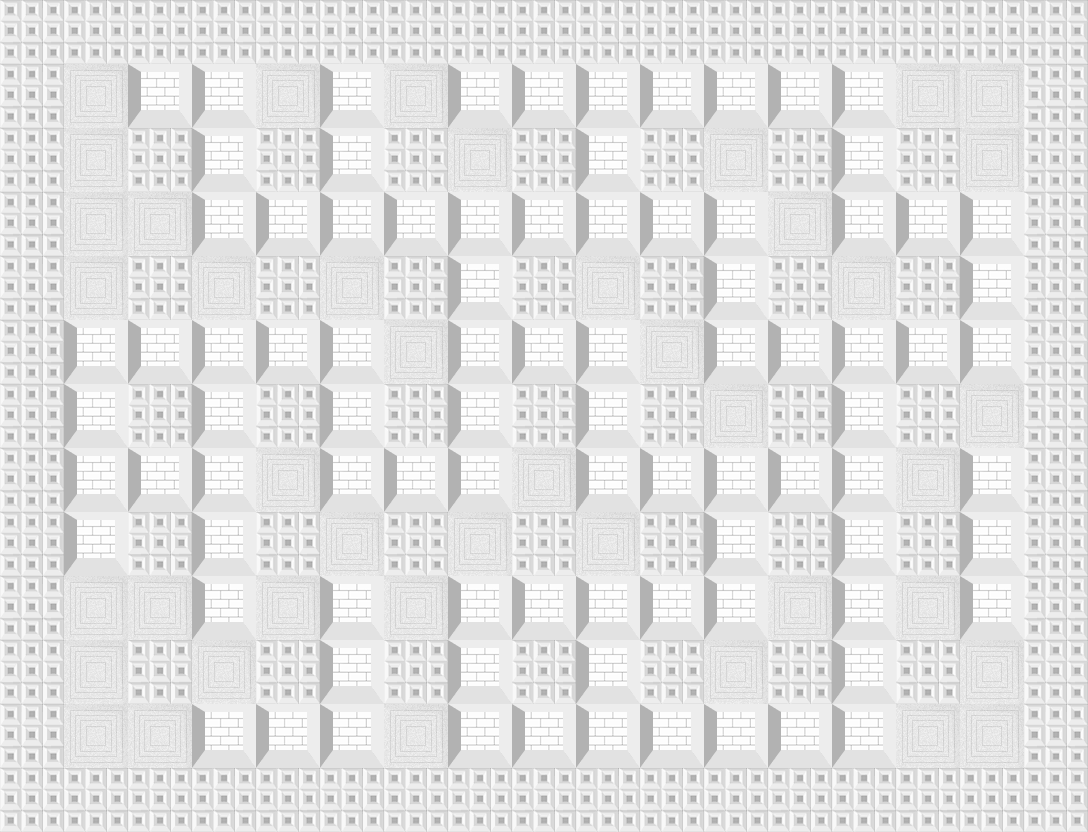

Below is a game level as drawn by its tile map, then a one-line description and the .tmx that defines it (tile-layer data replaced by summaries):
An orthogonal 17x13 tile map with 64x64 px tiles, 2 tile layers (background, graphics) and 170 objects.

<map version="1.0" tiledversion="1.1.5" orientation="orthogonal" renderorder="right-up" width="17" height="13" tilewidth="64" tileheight="64" infinite="0" nextobjectid="202">
 <tileset firstgid="1" source="tiles.tsx" />
 <layer name="background" width="17" height="13">
  <data>[221 cells, 221 non-empty, 1 distinct tile ids]</data>
 </layer>
 <layer name="graphics" width="17" height="13">
  <data>[221 cells, 182 non-empty, 3 distinct tile ids]</data>
 </layer>
 <objectgroup color="#005500" name="breakable" visible="0">
  <object id="48" x="128" y="64" width="64" height="64" />
  <object id="49" x="192" y="64" width="64" height="64" />
  <object id="50" x="192" y="128" width="64" height="64" />
  <object id="51" x="192" y="192" width="64" height="64" />
  <object id="52" x="256" y="192" width="64" height="64" />
  <object id="53" x="320" y="192" width="64" height="64" />
  <object id="54" x="320" y="128" width="64" height="64" />
  <object id="55" x="320" y="64" width="64" height="64" />
  <object id="56" x="448" y="64" width="64" height="64" />
  <object id="57" x="576" y="64" height="64" />
  <object id="58" x="576" y="64" width="64" height="64" />
  <object id="59" x="640" y="64" width="64" height="64" />
  <object id="64" x="704" y="64" width="64" height="64" />
  <object id="66" x="832" y="64" width="64" height="64" />
  <object id="67" x="832" y="128" width="64" height="64" />
  <object id="68" x="832" y="192" width="64" height="64" />
  <object id="69" x="896" y="192" width="64" height="64" />
  <object id="70" x="960" y="192" width="64" height="64" />
  <object id="72" x="960" y="256" width="64" height="64" />
  <object id="73" x="960" y="320" width="64" height="64" />
  <object id="74" x="896" y="320" width="64" height="64" />
  <object id="75" x="960" y="448" width="64" height="64" />
  <object id="77" x="960" y="512" width="64" height="64" />
  <object id="78" x="960" y="576" width="64" height="64" />
  <object id="81" x="768" y="704" width="64" height="64" />
  <object id="82" x="832" y="704" width="64" height="64" />
  <object id="83" x="832" y="640" width="64" height="64" />
  <object id="84" x="832" y="576" width="64" height="64" />
  <object id="85" x="832" y="512" width="64" height="64" />
  <object id="86" x="832" y="448" width="64" height="64" />
  <object id="87" x="832" y="384" width="64" height="64" />
  <object id="88" x="832" y="320" width="64" height="64" />
  <object id="89" x="768" y="320" width="64" height="64" />
  <object id="90" x="704" y="320" width="64" height="64" />
  <object id="91" x="704" y="256" width="64" height="64" />
  <object id="92" x="704" y="192" width="64" height="64" />
  <object id="93" x="704" y="576" width="64" height="64" />
  <object id="94" x="704" y="512" width="64" height="64" />
  <object id="97" x="704" y="704" width="64" height="64" />
  <object id="99" x="576" y="128" width="64" height="64" />
  <object id="100" x="576" y="192" width="64" height="64" />
  <object id="101" x="640" y="192" width="64" height="64" />
  <object id="102" x="576" y="320" width="64" height="64" />
  <object id="103" x="704" y="448" width="64" height="64" />
  <object id="105" x="768" y="448" width="64" height="64" />
  <object id="106" x="640" y="448" width="64" height="64" />
  <object id="107" x="576" y="448" width="64" height="64" />
  <object id="108" x="576" y="384" width="64" height="64" />
  <object id="109" x="512" y="320" width="64" height="64" />
  <object id="110" x="448" y="320" width="64" height="64" />
  <object id="111" x="448" y="256" width="64" height="64" />
  <object id="112" x="448" y="192" width="64" height="64" />
  <object id="113" x="512" y="192" width="64" height="64" />
  <object id="114" x="384" y="192" width="64" height="64" />
  <object id="115" x="320" y="320" width="64" height="64" />
  <object id="116" x="256" y="320" width="64" height="64" />
  <object id="117" x="192" y="320" width="64" height="64" />
  <object id="118" x="128" y="320" width="64" height="64" />
  <object id="119" x="64" y="320" width="64" height="64" />
  <object id="120" x="64" y="384" width="64" height="64" />
  <object id="122" x="64" y="448" width="64" height="64" />
  <object id="123" x="192" y="448" width="64" height="64" />
  <object id="124" x="128" y="448" width="64" height="64" />
  <object id="125" x="192" y="384" width="64" height="64" />
  <object id="126" x="192" y="512" width="64" height="64" />
  <object id="127" x="192" y="576" width="64" height="64" />
  <object id="129" x="64" y="512" width="64" height="64" />
  <object id="130" x="192" y="704" width="64" height="64" />
  <object id="131" x="256" y="704" width="64" height="64" />
  <object id="132" x="320" y="704" width="64" height="64" />
  <object id="133" x="320" y="640" width="64" height="64" />
  <object id="134" x="320" y="576" width="64" height="64" />
  <object id="135" x="320" y="448" width="64" height="64" />
  <object id="136" x="320" y="384" width="64" height="64" />
  <object id="137" x="384" y="448" width="64" height="64" />
  <object id="138" x="448" y="448" width="64" height="64" />
  <object id="139" x="448" y="384" width="64" height="64" />
  <object id="140" x="448" y="576" width="64" height="64" />
  <object id="141" x="448" y="640" width="64" height="64" />
  <object id="142" x="448" y="704" width="64" height="64" />
  <object id="143" x="512" y="704" width="64" height="64" />
  <object id="144" x="576" y="704" width="64" height="64" />
  <object id="147" x="640" y="704" width="64" height="64" />
  <object id="148" x="576" y="640" width="64" height="64" />
  <object id="149" x="576" y="576" width="64" height="64" />
  <object id="150" x="512" y="576" width="64" height="64" />
  <object id="151" x="640" y="576" width="64" height="64" />
  <object id="152" x="768" y="64" width="64" height="64" />
  <object id="154" x="512" y="64" width="64" height="64" />
 </objectgroup>
 <objectgroup color="#aa0000" name="solid" visible="0">
  <object id="11" x="128" y="128" width="64" height="64" />
  <object id="12" x="128" y="256" width="64" height="64" />
  <object id="13" x="128" y="384" width="64" height="64" />
  <object id="14" x="128" y="512" width="64" height="64" />
  <object id="15" x="128" y="640" width="64" height="64" />
  <object id="16" x="256" y="640" width="64" height="64" />
  <object id="17" x="256" y="512" width="64" height="64" />
  <object id="19" x="256" y="384" width="64" height="64" />
  <object id="20" x="256" y="256" width="64" height="64" />
  <object id="21" x="256" y="128" width="64" height="64" />
  <object id="22" x="384" y="128" width="64" height="64" />
  <object id="23" x="384" y="256" width="64" height="64" />
  <object id="24" x="384" y="384" width="64" height="64" />
  <object id="25" x="384" y="512" width="64" height="64" />
  <object id="27" x="384" y="640" width="64" height="64" />
  <object id="28" x="512" y="640" width="64" height="64" />
  <object id="29" x="512" y="512" width="64" height="64" />
  <object id="30" x="512" y="384" width="64" height="64" />
  <object id="31" x="512" y="256" width="64" height="64" />
  <object id="32" x="512" y="128" width="64" height="64" />
  <object id="33" x="640" y="128" width="64" height="64" />
  <object id="34" x="640" y="256" width="64" height="64" />
  <object id="35" x="640" y="384" width="64" height="64" />
  <object id="36" x="640" y="512" width="64" height="64" />
  <object id="37" x="640" y="640" width="64" height="64" />
  <object id="38" x="768" y="640" width="64" height="64" />
  <object id="39" x="768" y="512" width="64" height="64" />
  <object id="40" x="768" y="384" width="64" height="64" />
  </objectgroup>
 <objectgroup color="#aa0000" name="outside" visible="0">
  <!-- 46 objects omitted --></objectgroup>
 <objectgroup color="#0000ff" name="empty" visible="0">
  <!-- 42 objects omitted --></objectgroup>
</map>
<!-- 53 of 170 objects omitted -->
